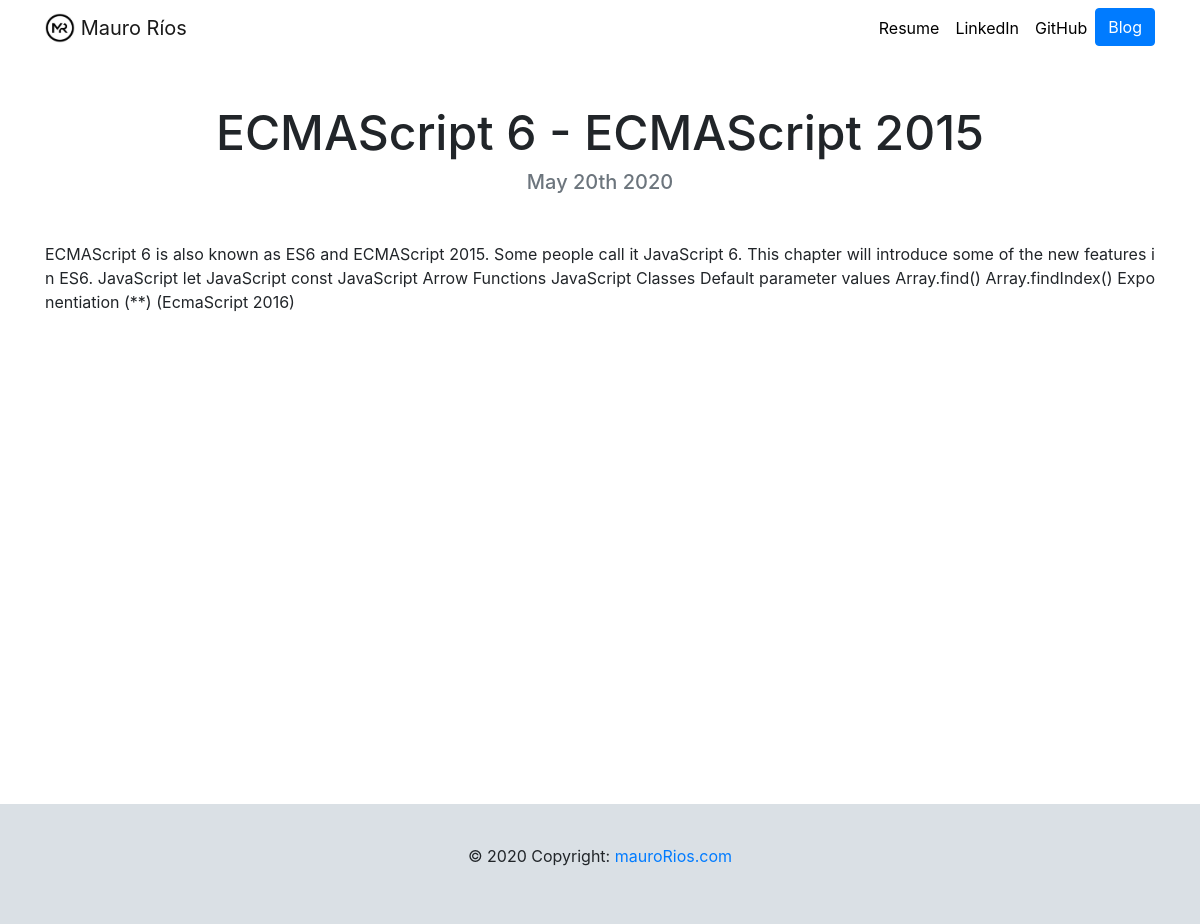
The app's page /blog/13/ with its own data.
### blog/models.py (models this page shows, shortened)
class Blog(models.Model):
    title = models.CharField(max_length=200)
    description = models.TextField()
    date = models.DateField(default=datetime.date.today) # I saved the day with this.

### blog/views.py (the view)
# urls.py: path('<int:blog_id>/', views.detail, name='detail'),
def detail(request, blog_id):
    blog = get_object_or_404(Blog, pk=blog_id)
    return render(request, 'blog/detail.html',{'blog':blog})

### blog/templates/blog/detail.html
{% extends "portfolio/base.html" %}
{% load static %}
{% block content %}
<h1 class="text-center mt-5" id="blogdetailtitle">{{ blog.title }}</h1>
<h5 class="text-center text-muted mb-5">{{ blog.date|date:'F jS Y'  }}</h5>
<div class="text-justify">
    <p id="blogdetaildesc">{{ blog.description|safe}}</p>
</div>
{% endblock %}

### portfolio/static/portfolio/style.css (style rules this page uses)
html, body { height: 100%; }
body { font-family: 'Lato', sans-serif; }
#blogdetaildesc { word-break: break-all; white-space: normal; }
@media (min-width: 992px) { #blogdetailtitle { font-size: 3rem; } }

### records on screen
Blog: title "ECMAScript 6 - ECMAScript 2015", date "May 20th 2020", description "ECMAScript 6 is also known as ES6 and ECMAScript 2015. Some people call it JavaScript 6. This chapter will introduce some of the new features in ES6. JavaScript let JavaScript const JavaScript Arrow Functions JavaScript Classes Default parameter values Array.find() Array.findIndex() Exponentiation (**) (EcmaScript 2016)"
